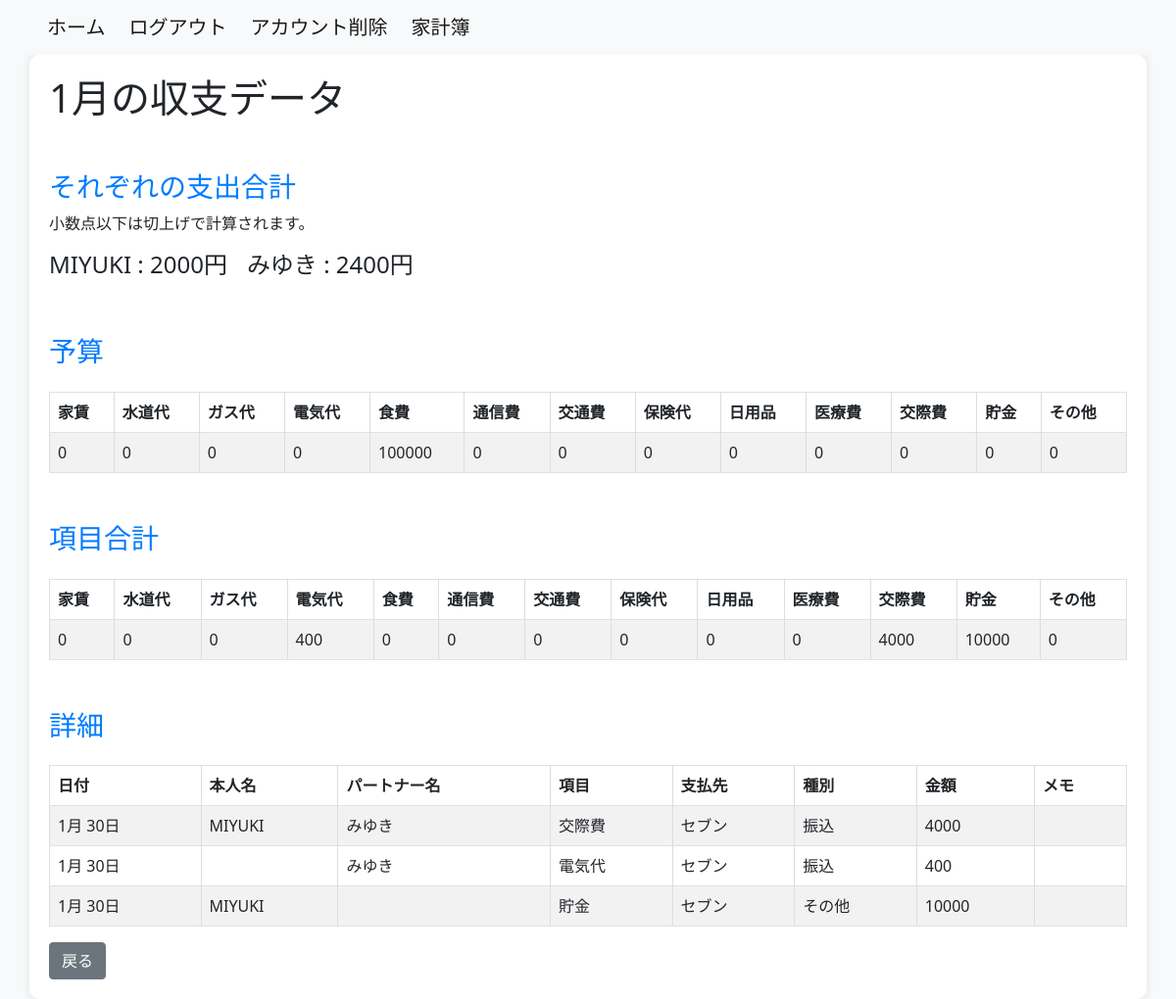
Screenshot of /household_budget/monthly_data/2024-1/ (signed in) with the database file from the repository.
### household_budget/models.py (models this page shows, shortened)
class Transaction(models.Model):
    user = models.ForeignKey(settings.AUTH_USER_MODEL, on_delete=models.CASCADE)
    event_date = models.DateField()
    name_1 = models.CharField(max_length=20, default='', null=True)
    name_2 = models.CharField(max_length=20, default='', null=True)
    category = models.ForeignKey(Category, on_delete=models.CASCADE)
    payment_type = models.ForeignKey(PaymentType, on_delete=models.CASCADE)
    vendor_name = models.ForeignKey(Vendor, on_delete=models.CASCADE, related_name='vendor_transactions')
    amount = models.IntegerField(default=0)
    memo = models.TextField(null=True)
    class Meta:
        db_table = 'transaction'
        ordering = ['event_date']

class Budget(models.Model):
    user = models.ForeignKey(settings.AUTH_USER_MODEL, on_delete=models.CASCADE)
    event_date = models.DateField(default=datetime.date.today)
    rent_budget = models.IntegerField(default=0)
    water_supply_budget = models.IntegerField(default=0)
    gas_budget = models.IntegerField(default=0)
    electricity_budget = models.IntegerField(default=0)
    food_expenses_budget = models.IntegerField(default=0)
    communication_expenses_budget = models.IntegerField(default=0)
    transportation_expenses_budget = models.IntegerField(default=0)
    insurance_fee_budget = models.IntegerField(default=0)
    daily_necessities_budget = models.IntegerField(default=0)
    medical_bills_budget = models.IntegerField(default=0)
    entertainment_expenses_budget = models.IntegerField(default=0)
    saving_budget = models.IntegerField(default=0)
    add_item_budget = models.IntegerField(default=0)
    class Meta:
        db_table = 'Budget'

class Category(models.Model):
    category_name = models.CharField(max_length=50)
    class Meta:
        db_table = 'category'

class Vendor(models.Model):
    user = models.ForeignKey(settings.AUTH_USER_MODEL, on_delete=models.CASCADE)
    vendor_name = models.CharField(max_length=50)
    class Meta:
        db_table = 'vendor'

class PaymentType(models.Model):
    payment_type = models.CharField(max_length=20)
    class Meta:
        db_table = 'pament_type'

### household_budget/views.py (the view)
# urls.py: path('monthly_data/<int:year>-<int:month>/', M_DataView.as_view(), name='monthly_data'),
@method_decorator(login_required(login_url='/login/'), name='dispatch')
class M_DataView(TemplateView):
    template_name = 'm_data.html'
    def get_context_data(self, **kwargs):
        context = super().get_context_data(**kwargs)
        year = self.kwargs.get('year')
        month = self.kwargs.get('month')
        first_day_of_month = timezone.datetime(int(year), int(month), 1)
        if first_day_of_month.month == 12:
            next_month = 1
            next_year = first_day_of_month.year + 1
        else:
            next_month = first_day_of_month.month + 1
            next_year = first_day_of_month.year
        last_day_of_month = timezone.datetime(next_year, next_month, 1) - timezone.timedelta(days=1)
        monthly_summary = Transaction.objects.filter(
            user=self.request.user,
            event_date__year=year,
            event_date__month=month
        ).values('category__category_name') \
            .annotate(total_amount=Coalesce(Sum('amount'), Value(0)))
        categories = ['家賃', '水道代', 'ガス代', '電気代', '食費', '通信費', '交通費', '保険代', '日用品', '医療費', '交際費', '貯金', 'その他']
        monthly_summary_total= Transaction.objects.filter(
            user=self.request.user,
            event_date__year=year,
            event_date__month=month
        ).values('category__category_name') \
            .annotate(total_amount=Sum('amount'))
        transaction_data = Transaction.objects.filter(user=self.request.user)
        name1_only_monthly_amount = Transaction.objects.filter(
            Q(user=self.request.user) &
            Q(name_1__isnull=False) & ~Q(name_1=''),
            ~Q(category_id=1) & ~Q(category_id=13),
            event_date__range=[first_day_of_month, last_day_of_month]
        ).aggregate(name1_has_data_total_amount=Sum('amount'))['name1_has_data_total_amount'] or 0
        name2_only_monthly_amount = Transaction.objects.filter(
            Q(user=self.request.user) &
            Q(name_2__isnull=False) & ~Q(name_2=''),
            ~Q(category_id=1) & ~Q(category_id=13),
            event_date__range=[first_day_of_month, last_day_of_month]
        ).aggregate(name1_has_data_total_amount=Sum('amount'))['name1_has_data_total_amount'] or 0
        name_monthly_amount = Transaction.objects.filter(
            Q(user=self.request.user) &
            Q(name_1__isnull=False) & Q(name_2__isnull=False) & ~Q(name_1='') & ~Q(name_2=''),
            ~Q(category_id=1) & ~Q(category_id=13),
            event_date__range=[first_day_of_month, last_day_of_month]
        ).aggregate(name_both_total_amount=Sum('amount'))['name_both_total_amount'] or 0
        name_both_half_monthly_amount = math.ceil(name_monthly_amount / 2)
        category_totals_dict = {category_name: {'total_amount': 0} for category_name in categories}
        for category in monthly_summary:
            category_name = category['category__category_name']
            category_totals_dict[category_name] = {
                'total_amount': category['total_amount'] if category['total_amount'] is not None else 0
            }
        monthly_details = Transaction.objects.filter(
            user=self.request.user,
            event_date__year=year,
            event_date__month=month
            )
        latest_budget = Budget.objects.filter(
            user=self.request.user,
            event_date__year=year,
            event_date__month=month
            ).order_by('-event_date').first()
        name1_total_amount = name1_only_monthly_amount - name_monthly_amount + name_both_half_monthly_amount
        name2_total_amount = name2_only_monthly_amount - name_monthly_amount + name_both_half_monthly_amount
        context['year'] = year
        context['month'] = month
        context['category_totals'] = category_totals_dict
        context['monthly_details'] = monthly_details
        context['latest_budget'] = latest_budget
        context['name1_total_amount'] = name1_total_amount
        context['name2_total_amount'] = name2_total_amount
        context['name'] = transaction_data
        return context

### household_budget/templates/m_data.html (shortened to what this page needs)
{% extends 'base.html' %}
{% block content %}
{% load custom_filters %}
<div class="container">
    <h1>{{ month }}月の収支データ</h1>
      <h3>それぞれの支出合計</h3>
      <p>小数点以下は切上げで計算されます。</p>
      <div style="display: flex; gap: 20px;">
      <h4>{{ name.0.name_1 }} : {{ name1_total_amount }}円</h2>
      <h4>{{ name.1.name_2 }} : {{ name2_total_amount }}円</h2>
      </div>
    <h3>予算</h3>
    <table class="table table-striped table-bordered mt-4">
        <thead class="thead-dark">
            <tr>
                <th>家賃</th>
                <th>水道代</th>
                <th>ガス代</th>
                <th>電気代</th>
                <th>食費</th>
                <th>通信費</th>
                <th>交通費</th>
                <th>保険代</th>
                <th>日用品</th>
                <th>医療費</th>
                <th>交際費</th>
                <th>貯金</th>
                <th>その他</th>
            </tr>
        </thead>
        <tbody>
            <tr>
                <td>{{ latest_budget.rent_budget }}</td>
                <td>{{ latest_budget.water_supply_budget }}</td>
                <td>{{ latest_budget.gas_budget }}</td>
                <td>{{ latest_budget.electricity_budget }}</td>
                <td>{{ latest_budget.food_expenses_budget }}</td>
                <td>{{ latest_budget.communication_expenses_budget }}</td>
                <td>{{ latest_budget.transportation_expenses_budget }}</td>
                <td>{{ latest_budget.insurance_fee_budget }}</td>
                <td>{{ latest_budget.daily_necessities_budget }}</td>
                <td>{{ latest_budget.medical_bills_budget }}</td>
                <td>{{ latest_budget.entertainment_expenses_budget }}</td>
                <td>{{ latest_budget.saving_budget }}</td>
                <td>{{ latest_budget.add_item_budget }}</td>
            </tr>
        </tbody>
    </table>
<h3>項目合計</h3>
<table class="table table-striped table-bordered mt-4">
    <thead class="thead-dark">
        <tr>
            {% for category_name, category_data in category_totals.items %}
                <th>{{ category_name }}</th>
            {% endfor %}
        </tr>
    </thead>
    <tbody>
        <tr>
            {% for category_name, category_data in category_totals.items %}
                <td>{{ category_data.total_amount }}</td>
            {% endfor %}
        </tr>
    </tbody>
</table>
    <h3>詳細</h3>
    <table class="table table-striped table-bordered mt-4">
        <thead class="thead-dark">
            <tr>
                <th>日付</th>
                <th>本人名</th>
                <th>パートナー名</th>
                <th>項目</th>
                <th>支払先</th>
                <th>種別</th>
                <th>金額</th>
                <th>メモ</th>
            </tr>
        </thead>
        <tbody>
            {% for detail in monthly_details %}
                <tr>
                    <td>{{ detail.event_date|date:"n月 j日" }}</td>
                    <td>{{ detail.name_1 }}</td>
                    <td>{{ detail.name_2 }}</td>
                    <td>{{ detail.category.category_name }}</td>
                    <td>{{ detail.vendor_name.vendor_name }}</td>
                    <td>{{ detail.payment_type.payment_type }}</td>
                    <td>{{ detail.amount }}</td>
                    <td>{{ detail.memo }}</td>
                </tr>
            {% endfor %}
        </tbody>
    </table>
<a href="{% url 'accounts:data_2024' %}" class="btn btn-secondary ml-2">戻る</a>
</div>
</html>
{% endblock %}

### household_budget/templates/m_data.html (style rules this page uses)
body { background-color: #f8f9fa; }
.container { background-color: #fff; border-radius: 10px; box-shadow: 0 0 10px rgba(0, 0, 0, 0.1); padding: 20px; }
h3 { margin-top: 50px; color: #007bff; }
table { width: 100%; border-collapse: collapse; margin-top: 10px; }
th, td { border: 2px solid #ddd; padding: 8px; text-align: left; }

### rows the page displays
Transaction: name_1 "MIYUKI", event_date "1月 30日", name_2 "みゆき", category.category_name "交際費", vendor_name.vendor_name "セブン", payment_type.payment_type "振込", amount "4000"
Transaction: name_2 "みゆき", event_date "1月 30日", category.category_name "電気代", vendor_name.vendor_name "セブン", payment_type.payment_type "振込", amount "400"
Budget: rent_budget "0", water_supply_budget "0", gas_budget "0", electricity_budget "0", food_expenses_budget "100000", communication_expenses_budget "0", transportation_expenses_budget "0", insurance_fee_budget "0", daily_necessities_budget "0", medical_bills_budget "0", entertainment_expenses_budget "0", saving_budget "0", add_item_budget "0"
Transaction: event_date "1月 30日", name_1 "MIYUKI", category.category_name "貯金", vendor_name.vendor_name "セブン", payment_type.payment_type "その他", amount "10000"

### other values shown
{{ month }} "1"
{{ name1_total_amount }} "2000"
{{ name2_total_amount }} "2400"
{{ category_name }} "家賃" "水道代" "ガス代" "電気代" "食費" "通信費" "交通費" "保険代" "日用品" "医療費" "交際費" "貯金" "その他"
{{ category_data.total_amount }} "0" "0" "0" "400" "0" "0" "0" "0" "0" "0" "4000" "10000" "0"
